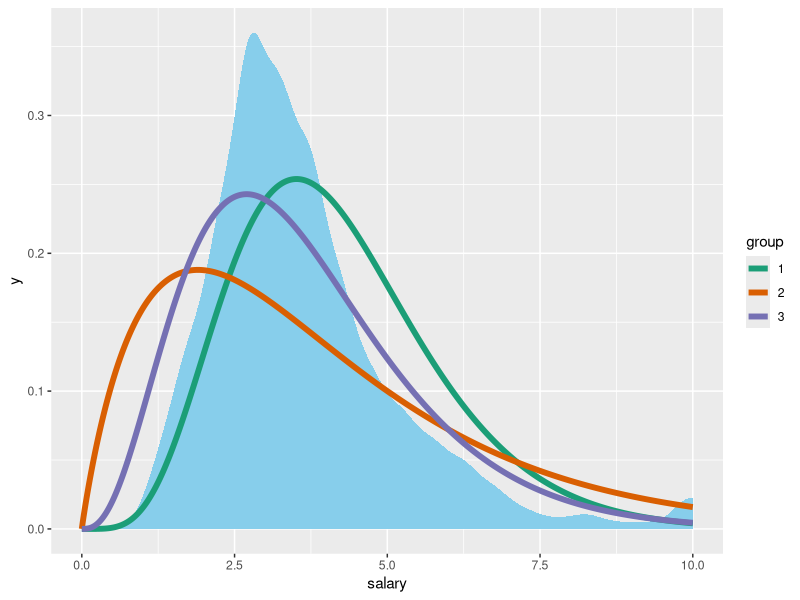

Here is the R script that generated this plot:
# libraries --------------------------------------------------------------------
library(ggplot2)
library(tidyverse)

# load the data ----------------------------------------------------------------
df <- read.csv("./session_06_priors/data/salaries.csv")

# to thousands
df$salary <- df$salary / 1000

# median
median(df$salary)

# gammas -----------------------------------------------------------------------
gammas <- data.frame(
  k = c(6.166, 1.95, 3.86),
  t = c(1.47, 0.5, 1.06)
)

# calculate density
x_max <- 15
x <- seq(0, x_max, length.out = 1000)

df_gamma <- data.frame(x = numeric(), y = numeric(), group = factor())

for (i in seq_len(nrow(gammas))) {
  gamma <- gammas[i, ]
  y <- dgamma(x, gamma$k, rate = gamma$t)
  df_gamma <- df_gamma %>% add_row(x = x, y = y, group = as.factor(i))
}

# plot -------------------------------------------------------------------------
ggplot(data = df, aes(x = salary)) +
  geom_density(color = NA, fill = "skyblue") +
  geom_line(data = df_gamma, aes(x = x, y = y, color = group), linewidth = 2) +
  xlim(0, 10) +
  scale_color_brewer(type = "qual", palette = 2)
